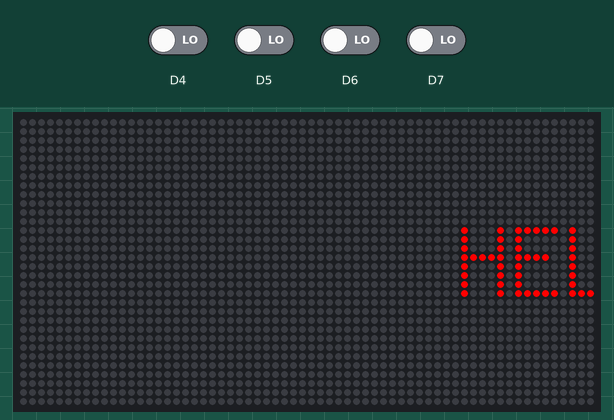
This program was run on a simulated Adafruit Matrix Portal running CircuitPython. Shown: 64×32 RGB LED matrix. Inputs (shaded band) come from the test bench; at power-on: D4–7 LOW. What the program prints to the serial console is not drawn.

Above: at 0.45 s.
At 7.35 s:
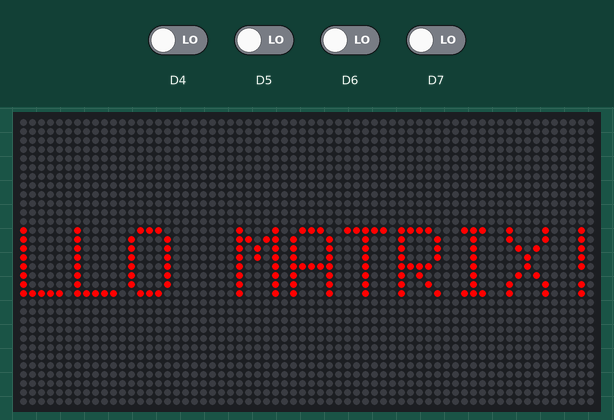
At 14.56 s:
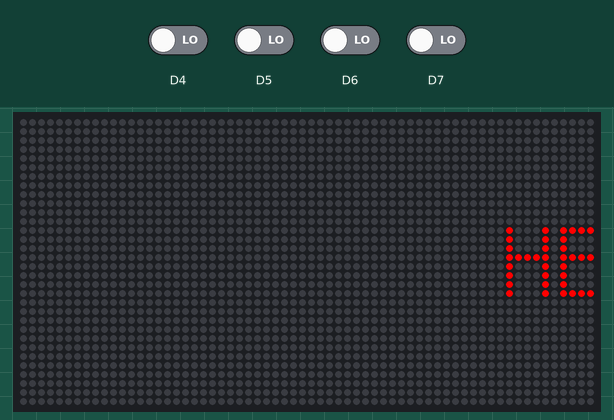
At 21.47 s:
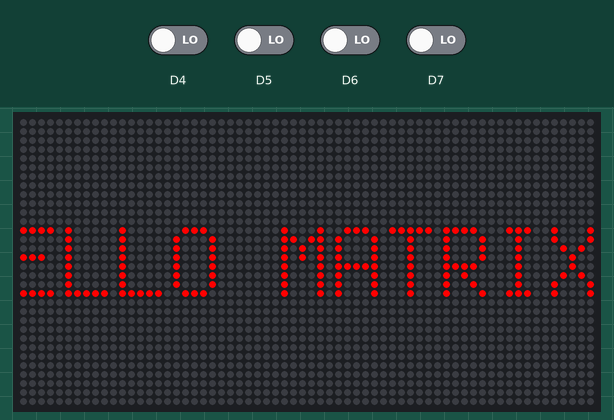
At 28.67 s:
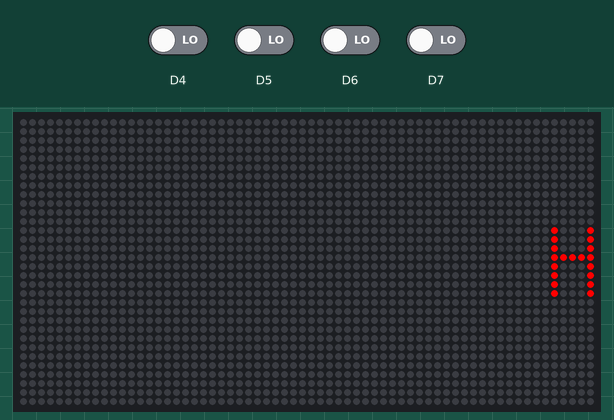
At 39.78 s:
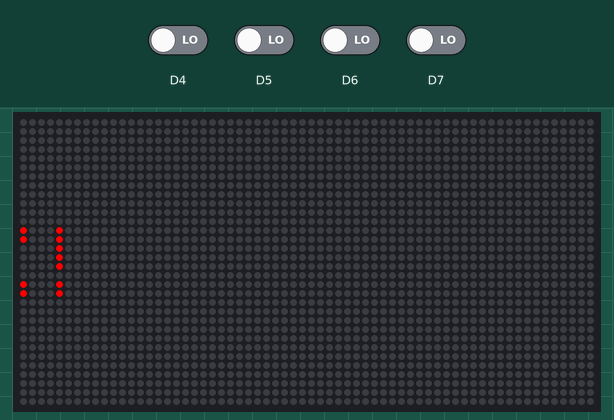

The program:

Display_code.py
```python
# Simple RGB Matrix Test
import pykit_explorer
import time
import board
import terminalio
from adafruit_matrixportal.matrix import Matrix
from adafruit_display_text import label
import displayio
import digitalio
from digital_io import DigitalInput, EdgeDetector

# Joystick - moved to LCD pins (active HIGH)
sig_a = DigitalInput(board.LCD_CS, pull=digitalio.Pull.DOWN)    # Down
sig_b = DigitalInput(board.LCD_BL, pull=digitalio.Pull.DOWN)    # Up
sig_c = DigitalInput(board.LCD_SCK, pull=digitalio.Pull.DOWN)   # Left
sig_d = DigitalInput(board.LCD_MOSI, pull=digitalio.Pull.DOWN)  # Right

# Buttons - moved to D4-D7
btn_a = EdgeDetector(board.D4, pull=digitalio.Pull.DOWN)
btn_b = EdgeDetector(board.D5, pull=digitalio.Pull.DOWN)
btn_c = EdgeDetector(board.D6, pull=digitalio.Pull.DOWN)
btn_d = EdgeDetector(board.D7, pull=digitalio.Pull.DOWN)

def get_joystick_direction():
    a = sig_a.value
    b = sig_b.value
    c = sig_c.value
    d = sig_d.value  # Read the new signal for Down-Right
    # Decode from original trace analysis
    if a:
        return "Down"
    if b:
        return "Left"
    if c:
        return "Up"
    if d:
        return "Right"
    else:
        return None

# Initialize the matrix display
# matrix = Matrix()
matrix = Matrix(width=64, height=32, bit_depth=1)
display = matrix.display

# Create a display group
main_group = displayio.Group()

# Create scrolling text label
text_label = label.Label(
    terminalio.FONT,
    text="HELLO MATRIX!",
    color=0xFF0000  # Red
)
text_label.y = display.height // 2
main_group.append(text_label)

display.root_group = main_group

print("Display initialized - scrolling text...")

# Scroll the text across the display
while True:

    text_width = len(text_label.text) * 6
    for x in range(display.width, -text_width, -1):
        text_label.x = x
        time.sleep(0.02)
```

pykit_explorer.py
```python
import sys, time, board, builtins
sys.path.append("/API")

builtins.time = time
builtins.board = board
```
